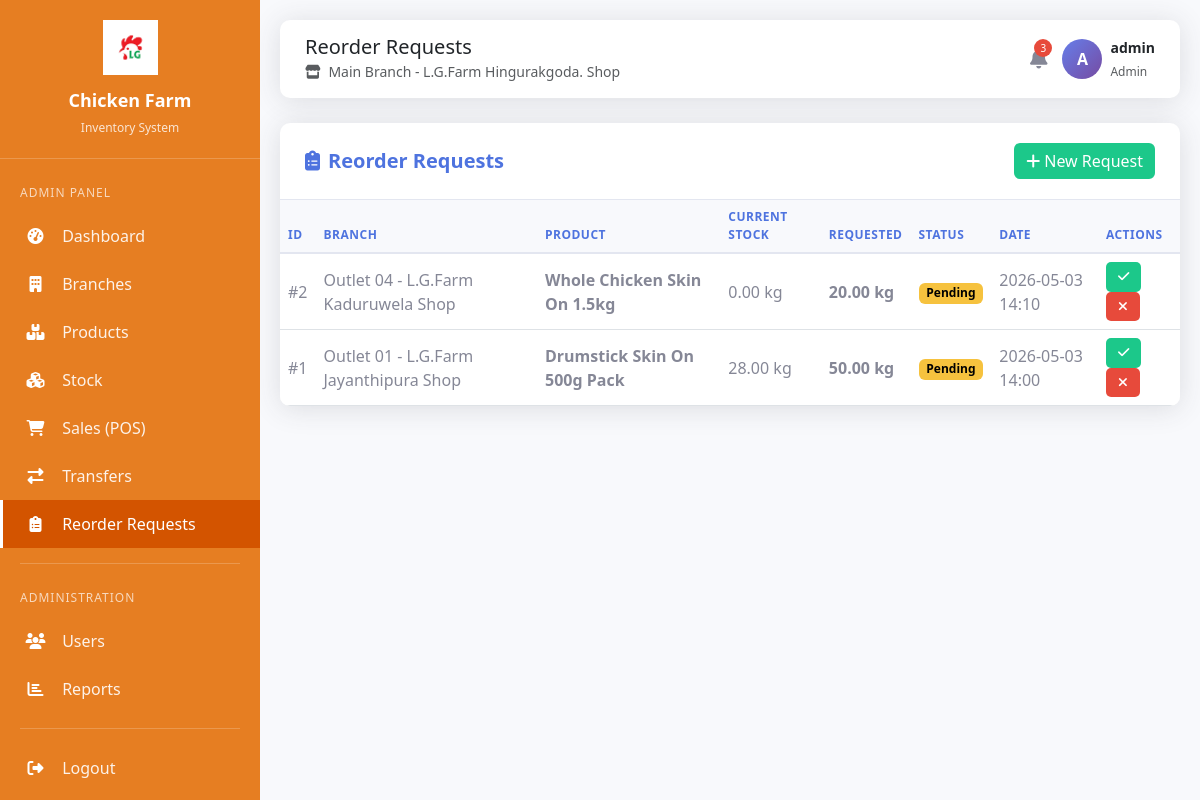
The page /reorder_requests.php (signed in) on the database its author committed.
### tables this page shows
CREATE TABLE reorder_requests (
    id INT AUTO_INCREMENT PRIMARY KEY,
    branch_id INT NOT NULL,
    product_id INT NOT NULL,
    current_stock DECIMAL(10,2) NOT NULL DEFAULT 0.00,
    requested_quantity DECIMAL(10,2) NOT NULL DEFAULT 0.00,
    status ENUM('pending', 'approved', 'rejected', 'completed') NOT NULL DEFAULT 'pending',
    request_date TIMESTAMP DEFAULT CURRENT_TIMESTAMP,
    requested_by INT,
    approved_by INT,
    approved_date DATETIME NULL,
    FOREIGN KEY (branch_id) REFERENCES branches(id) ON DELETE CASCADE,
    FOREIGN KEY (product_id) REFERENCES products(id) ON DELETE CASCADE,
    FOREIGN KEY (requested_by) REFERENCES users(id) ON DELETE SET NULL,
    FOREIGN KEY (approved_by) REFERENCES users(id) ON DELETE SET NULL
);

CREATE TABLE branches (
    id INT AUTO_INCREMENT PRIMARY KEY,
    name VARCHAR(100) NOT NULL,
    location VARCHAR(200) NOT NULL,
    type ENUM('main', 'outlet') NOT NULL DEFAULT 'outlet',
    contact_no VARCHAR(20) NOT NULL,
    created_at TIMESTAMP DEFAULT CURRENT_TIMESTAMP
);

CREATE TABLE products (
    id INT AUTO_INCREMENT PRIMARY KEY,
    category_id INT NOT NULL,
    name VARCHAR(150) NOT NULL,
    sku VARCHAR(50) UNIQUE,
    unit ENUM('kg','pcs','pack','tray') NOT NULL DEFAULT 'kg',
    cost_price DECIMAL(10,2) NOT NULL DEFAULT 0.00,
    selling_price DECIMAL(10,2) NOT NULL DEFAULT 0.00,
    reorder_level DECIMAL(10,2) NOT NULL DEFAULT 10.00,
    image VARCHAR(255) DEFAULT NULL,
    created_at TIMESTAMP DEFAULT CURRENT_TIMESTAMP,
    FOREIGN KEY (category_id) REFERENCES categories(id) ON DELETE CASCADE
);

### config.php (called while the page is built, shortened)
<?php
function getUserRole() {
    return isset($_SESSION['role']) ? $_SESSION['role'] : null;
}
function formatDate($date) {
    return date('Y-m-d H:i', strtotime($date));
}

### reorder_requests.php (the view, shortened to what this page needs)
<?php
require_once 'config.php';
include 'header.php';
$user_role = getUserRole();
$requests_sql = "SELECT r.*,
                 p.name as product_name, p.unit,
                 b.name as branch_name,
                 u.username as approved_by_name
                 FROM reorder_requests r
                 JOIN products p ON r.product_id = p.id
                 JOIN branches b ON r.branch_id = b.id
                 LEFT JOIN users u ON r.approved_by = u.id";
$requests_sql .= " ORDER BY r.request_date DESC";
$requests = $conn->query($requests_sql);
?>
<div class="row fade-in">
    <div class="col-12">
        <div class="table-container">
            <div class="table-header">
                <h5><i class="fas fa-clipboard-list me-2"></i>Reorder Requests</h5>
                <button class="btn btn-add" data-bs-toggle="modal" data-bs-target="#createReorderModal">
                    <i class="fas fa-plus me-1"></i>New Request
                </button>
            </div>
            <div class="table-responsive">
                <table class="table table-hover">
                    <thead>
                        <tr>
                            <th>ID</th>
                            <th>Branch</th>
                            <th>Product</th>
                            <th>Current Stock</th>
                            <th>Requested</th>
                            <th>Status</th>
                            <th>Date</th>
                            <th>Actions</th>
                        </tr>
                    </thead>
                    <tbody>
                        <?php while ($request = $requests->fetch_assoc()): ?>
                        <tr>
                            <td>#<?php echo $request['id']; ?></td>
                            <td><?php echo $request['branch_name']; ?></td>
                            <td><strong><?php echo $request['product_name']; ?></strong></td>
                            <td><?php echo number_format($request['current_stock'], 2); ?> <?php echo $request['unit']; ?></td>
                            <td><strong><?php echo number_format($request['requested_quantity'], 2); ?> <?php echo $request['unit']; ?></strong></td>
                            <td>
                                <span class="badge badge-<?php echo $request['status']; ?>">
                                    <?php echo ucfirst($request['status']); ?>
                                </span>
                            </td>
                            <td><?php echo formatDate($request['request_date']); ?></td>
                            <td>
                                <?php if ($request['status'] == 'pending' && $user_role == 'admin'): ?>
                                <a href="reorder_requests.php?approve=<?php echo $request['id']; ?>" class="btn btn-action btn-approve" onclick="return confirm('Approve this reorder request? Stock will be added to the branch.');">
                                    <i class="fas fa-check"></i>
                                </a>
                                <a href="reorder_requests.php?reject=<?php echo $request['id']; ?>" class="btn btn-action btn-reject" onclick="return confirm('Reject this reorder request?');">
                                    <i class="fas fa-times"></i>
                                </a>
                                <?php elseif ($request['status'] != 'pending'): ?>
                                <small class="text-muted">By <?php echo $request['approved_by_name']; ?></small>
                                <?php else: ?>
                                <span class="text-muted">Pending Approval</span>
                                <?php endif; ?>
                            </td>
                        </tr>
                        <?php endwhile; ?>
                    </tbody>
                </table>
            </div>
        </div>
    </div>
</div>
<?php include 'footer.php'; ?>

### header.php (style rules this page uses)
:root { --sidebar-width: 260px; --primary-color: #4e73df; --secondary-color: #858796; --success-color: #1cc88a; --info-color: #36b9cc; --warning-color: #f6c23e; --danger-color: #e74a3b; --sidebar-orange: #E67E22; --sidebar-orange-dark: #D35400; }
body { font-family: 'Segoe UI', Tahoma, Geneva, Verdana, sans-serif; background-color: #f8f9fc; }
.table-container { background: white; border-radius: 10px; box-shadow: 0 0.15rem 1.75rem 0 rgba(58, 59, 69, 0.15); overflow: hidden; }
.table-container .table-header { padding: 20px 25px; border-bottom: 1px solid #e3e6f0; display: flex; justify-content: space-between; align-items: center; }
.table-container .table-header h5 { margin: 0; font-weight: 600; color: #4e73df; }
.table-container table { margin-bottom: 0; }
.table-container th { background: #f8f9fc; color: #4e73df; font-weight: 600; text-transform: uppercase; font-size: 12px; letter-spacing: 0.5px; border-bottom: 2px solid #e3e6f0; }
.table-container td { vertical-align: middle; color: #858796; }
.btn-action { padding: 5px 12px; font-size: 13px; border-radius: 5px; }
.btn-add { background: var(--success-color); border: none; color: white; }
.btn-approve { background: var(--success-color); border: none; color: white; }
.btn-reject { background: var(--danger-color); border: none; color: white; }
.badge-pending { background: var(--warning-color); color: #000; }
.fade-in { animation: fadeIn 0.5s ease-out; }

### rows shown on the page
reorder_requests: id "2", branch.name "Outlet 04 - L.G.Farm Kaduruwela Shop", product.name "Whole Chicken Skin On 1.5kg", current_stock "0.00", product.unit "kg", requested_quantity "20.00", status "Pending", request_date "2026-05-03 14:10"
reorder_requests: id "1", branch.name "Outlet 01 - L.G.Farm Jayanthipura Shop", product.name "Drumstick Skin On 500g Pack", current_stock "28.00", product.unit "kg", requested_quantity "50.00", status "Pending", request_date "2026-05-03 14:00"

### other values the page prints
$user_role "ADMIN"
$page_title "Reorder Requests"
$_SESSION['branch_name'] "Main Branch - L.G.Farm Hingurakgoda. Shop"
$unread_alerts "3"
substr($_SESSION['username'], 0, 1) "A"
$_SESSION['username'] "admin"
$user_role "Admin"
